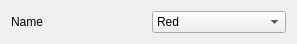
<?xml version="1.0" encoding="UTF-8"?>
<ui version="4.0">
 <class>Form</class>
 <widget class="QWidget" name="Form">
  <property name="geometry">
   <rect>
    <x>0</x>
    <y>0</y>
    <width>297</width>
    <height>38</height>
   </rect>
  </property>
  <property name="windowTitle">
   <string>Form</string>
  </property>
  <layout class="QHBoxLayout" name="horizontalLayout">
   <item>
    <widget class="QLabel" name="name">
     <property name="text">
      <string>Name</string>
     </property>
    </widget>
   </item>
   <item>
    <widget class="QComboBox" name="color">
     <item>
      <property name="text">
       <string>Red</string>
      </property>
     </item>
     <item>
      <property name="text">
       <string>Green</string>
      </property>
     </item>
     <item>
      <property name="text">
       <string>Blue</string>
      </property>
     </item>
     <item>
      <property name="text">
       <string>Cyan</string>
      </property>
     </item>
     <item>
      <property name="text">
       <string>Magenta</string>
      </property>
     </item>
     <item>
      <property name="text">
       <string>Yellow</string>
      </property>
     </item>
    </widget>
   </item>
  </layout>
 </widget>
 <resources/>
 <connections/>
</ui>
